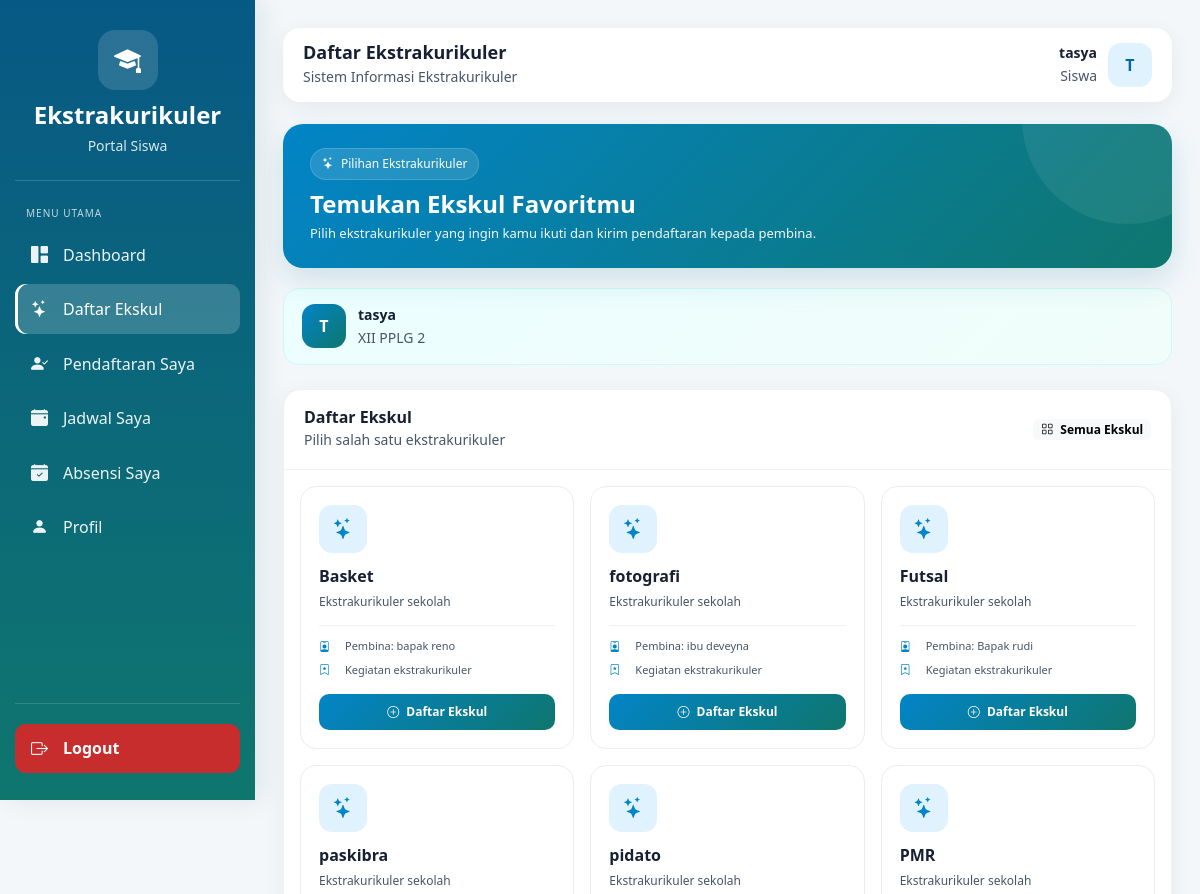
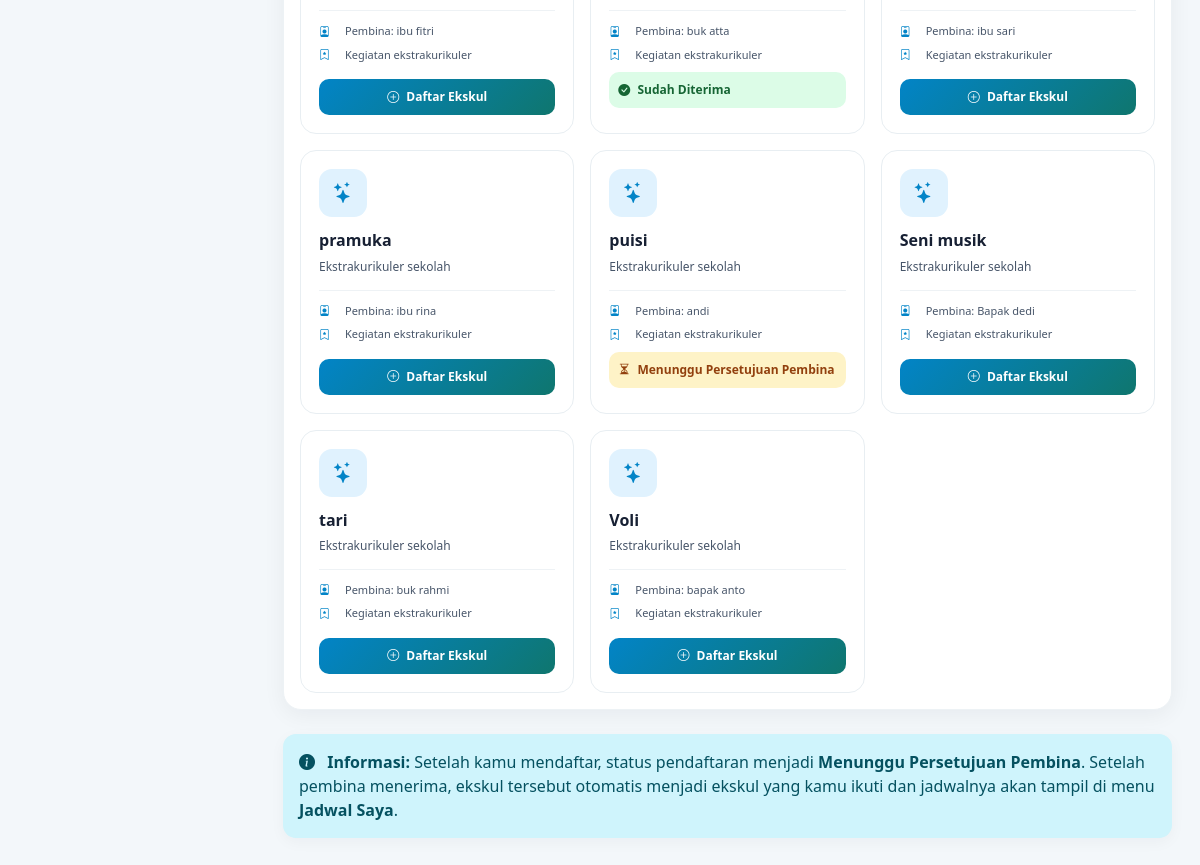
The app's page /user/dashboard_user.php?page=daftar_ekskul (signed in) with its own data (2 pictures, top to bottom).
### tables this page shows
CREATE TABLE `siswa` (
  `id` int(11) NOT NULL,
  `nama_siswa` varchar(100) NOT NULL,
  `username` varchar(50) NOT NULL,
  `password` varchar(255) NOT NULL,
  `user_id` int(11) NOT NULL,
  `nis` varchar(30) DEFAULT NULL,
  `kelas` varchar(50) DEFAULT NULL,
  `jenis_kelamin` varchar(20) DEFAULT NULL,
  `alamat` text DEFAULT NULL
);

CREATE TABLE `ekstrakurikuler` (
  `id` int(11) NOT NULL,
  `nama_ekskul` varchar(100) NOT NULL,
  `deskripsi` text DEFAULT NULL,
  `pembina` varchar(100) DEFAULT NULL,
  `jadwal` varchar(100) DEFAULT NULL,
  `lokasi` varchar(100) DEFAULT NULL,
  `created_at` timestamp NOT NULL DEFAULT current_timestamp()
);

### user/dashboard_user.php (the view, shortened to what this page needs)
<?php
require_once __DIR__ . "/../config/config.php";
$user_id   = (int) $_SESSION['id'];
$nama_user = $_SESSION['nama'] ?? "Siswa";
$siswa = null;
$querySiswa = mysqli_query($conn,
    "SELECT * FROM siswa WHERE user_id = '$user_id' LIMIT 1");
if ($querySiswa && mysqli_num_rows($querySiswa) > 0) {
    $siswa = mysqli_fetch_assoc($querySiswa);
}
$namaTampilan = ($siswa && !empty($siswa['nama_siswa'])) ? $siswa['nama_siswa'] : $nama_user;
$siswa_id     = $siswa ? (int)$siswa['id'] : 0;
$inisial      = strtoupper(substr(trim($namaTampilan), 0, 1));
$page = $_GET['page'] ?? 'dashboard';
$isDaftarEkskul    = ($page === 'daftar_ekskul');
$isPendaftaranSaya = ($page === 'pendaftaran_saya');
$isJadwalSaya      = ($page === 'jadwal_saya');
$isAbsensiSaya     = ($page === 'absensi_saya');
$isProfil          = ($page === 'profil');
$dataEkskulForm  = false;
$pendaftaranSaya = [];
if ($isDaftarEkskul) {
    $dataEkskulForm = mysqli_query($conn,
        "SELECT * FROM ekstrakurikuler ORDER BY nama_ekskul ASC");
    if ($siswa_id > 0) {
        $querySaya = mysqli_query($conn,
            "SELECT ekskul_id, status FROM pendaftaran WHERE siswa_id = '$siswa_id'");
        if ($querySaya) {
            while ($row = mysqli_fetch_assoc($querySaya)) {
                $pendaftaranSaya[(int) $row['ekskul_id']] = strtolower(trim($row['status']));
            }
        }
    }
}
?>
<!DOCTYPE html>
<html lang="id">
<head>
<link rel="preload" href="https://cdn.jsdelivr.net/npm/bootstrap@5.3.3/dist/css/bootstrap.min.css" as="style" onload="this.onload=null;this.rel='stylesheet'">
<link rel="preload" href="https://cdn.jsdelivr.net/npm/bootstrap-icons@1.11.3/font/bootstrap-icons.min.css" as="style" onload="this.onload=null;this.rel='stylesheet'">
</head>
<body>
<div class="sidebar">
    <div class="brand">
        <div class="brand-icon"><i class="bi bi-mortarboard-fill"></i></div>
        <h4>Ekstrakurikuler</h4>
        <small>Portal Siswa</small>
    </div>
    <div class="menu-title">Menu Utama</div>
    <a href="dashboard_user.php"
       class="<?= (!$isDaftarEkskul && !$isPendaftaranSaya && !$isJadwalSaya && !$isAbsensiSaya && !$isProfil) ? "active" : ""; ?>">
        <i class="bi bi-grid-1x2-fill"></i>
        <span>Dashboard</span>
    </a>
    <a href="dashboard_user.php?page=daftar_ekskul"
       class="<?= $isDaftarEkskul ? "active" : ""; ?>">
        <i class="bi bi-stars"></i>
        <span>Daftar Ekskul</span>
    </a>
    <a href="dashboard_user.php?page=pendaftaran_saya"
       class="<?= $isPendaftaranSaya ? "active" : ""; ?>">
        <i class="bi bi-person-check-fill"></i>
        <span>Pendaftaran Saya</span>
    </a>
    <a href="dashboard_user.php?page=jadwal_saya"
       class="<?= $isJadwalSaya ? "active" : ""; ?>">
        <i class="bi bi-calendar-event-fill"></i>
        <span>Jadwal Saya</span>
    </a>
    <a href="dashboard_user.php?page=absensi_saya"
       class="<?= $isAbsensiSaya ? "active" : ""; ?>">
        <i class="bi bi-calendar-check-fill"></i>
        <span>Absensi Saya</span>
    </a>
    <a href="dashboard_user.php?page=profil"
       class="<?= $isProfil ? "active" : ""; ?>">
        <i class="bi bi-person-fill"></i>
        <span>Profil</span>
    </a>
    <div class="logout">
        <a href="../logout.php">
            <i class="bi bi-box-arrow-right"></i>
            <span>Logout</span>
        </a>
    </div>
</div>
<div class="content">
    <div class="topbar">
        <div class="topbar-title">
            <h5>
                <?php
                if ($isDaftarEkskul)         echo "Daftar Ekstrakurikuler";
                elseif ($isPendaftaranSaya)  echo "Pendaftaran Saya";
                elseif ($isJadwalSaya)       echo "Jadwal Saya";
                elseif ($isAbsensiSaya)      echo "Absensi Saya";
                elseif ($isProfil)           echo "Profil Saya";
                else                          echo "Dashboard Siswa";
                ?>
            </h5>
            <small>Sistem Informasi Ekstrakurikuler</small>
        </div>
        <div class="user-area">
            <div class="user-text">
                <strong><?= htmlspecialchars($namaTampilan); ?></strong>
                <small>Siswa</small>
            </div>
            <div class="avatar"><?= htmlspecialchars($inisial); ?></div>
        </div>
    </div>
<?php if ($isDaftarEkskul): ?>
    <div class="page-header">
        <div class="page-header-content">
            <div class="page-badge">
                <i class="bi bi-stars"></i>
                Pilihan Ekstrakurikuler
            </div>
            <h2>Temukan Ekskul Favoritmu</h2>
            <p>Pilih ekstrakurikuler yang ingin kamu ikuti dan kirim pendaftaran kepada pembina.</p>
        </div>
    </div>
    <div class="profile-mini mb-4">
        <div class="profile-mini-head">
            <div class="profile-mini-avatar"><?= htmlspecialchars($inisial); ?></div>
            <div>
                <strong><?= htmlspecialchars($namaTampilan); ?></strong>
                <small><?= $siswa ? htmlspecialchars($siswa['kelas'] ?? 'Siswa') : 'Data siswa belum terhubung'; ?></small>
            </div>
        </div>
    </div>
    <div class="section-card">
        <div class="section-header">
            <div>
                <h5>Daftar Ekskul</h5>
                <small>Pilih salah satu ekstrakurikuler</small>
            </div>
            <span class="badge text-bg-light">
                <i class="bi bi-grid me-1"></i>
                Semua Ekskul
            </span>
        </div>
        <div class="p-3">
            <div class="row g-3">
                <?php if ($dataEkskulForm && mysqli_num_rows($dataEkskulForm) > 0): ?>
                    <?php while ($e = mysqli_fetch_assoc($dataEkskulForm)): ?>
                        <?php
                        $idEkskul      = (int) $e['id'];
                        $namaEkskul    = $e['nama_ekskul'] ?? 'Ekstrakurikuler';
                        $statusSaatIni = $pendaftaranSaya[$idEkskul] ?? null;
                        ?>
                        <div class="col-xl-4 col-md-6">
                            <div class="ekskul-card">
                                <div class="ekskul-icon"><i class="bi bi-stars"></i></div>
                                <h5><?= htmlspecialchars($namaEkskul); ?></h5>
                                <p>Ekstrakurikuler sekolah</p>
                                <div class="ekskul-info">
                                    <div class="info-row">
                                        <i class="bi bi-person-badge"></i>
                                        <span>Pembina: <?= htmlspecialchars($e['pembina'] ?? '-'); ?></span>
                                    </div>
                                    <div class="info-row">
                                        <i class="bi bi-bookmark-star"></i>
                                        <span>Kegiatan ekstrakurikuler</span>
                                    </div>
                                </div>
                                <?php if ($statusSaatIni === null): ?>
                                    <form method="POST" action="?page=daftar_ekskul"
                                          onsubmit="return confirm('Apakah kamu yakin ingin mendaftar ekskul ini?');">
                                        <button type="submit" name="daftar_ekskul" class="btn btn-daftar">
                                            <i class="bi bi-plus-circle me-1"></i> Daftar Ekskul
                                        </button>
                                    </form>
                                <?php elseif ($statusSaatIni === "menunggu"): ?>
                                    <div class="btn-status status-menunggu">
                                        <i class="bi bi-hourglass-split me-1"></i>
                                        Menunggu Persetujuan Pembina
                                    </div>
                                <?php elseif ($statusSaatIni === "diterima"): ?>
                                    <div class="btn-status status-diterima">
                                        <i class="bi bi-check-circle-fill me-1"></i>
                                        Sudah Diterima
                                    </div>
                                <?php else: ?>
                                    <div class="btn-status status-menunggu">
                                        Status: <?= htmlspecialchars(ucfirst($statusSaatIni)); ?>
                                    </div>
                                <?php endif; ?>
                            </div>
                        </div>
                    <?php endwhile; ?>
                <?php endif; ?>
            </div>
        </div>
    </div>
    <div class="alert alert-info alert-box mt-4">
        <i class="bi bi-info-circle-fill me-2"></i>
        <strong>Informasi:</strong>
        Setelah kamu mendaftar, status pendaftaran menjadi
        <strong>Menunggu Persetujuan Pembina</strong>.
        Setelah pembina menerima, ekskul tersebut otomatis menjadi ekskul yang kamu ikuti
        dan jadwalnya akan tampil di menu <strong>Jadwal Saya</strong>.
    </div>
<?php endif; ?>
</div>
</body>
</html>

### records on screen
siswa: nama_siswa "tasya", nama_siswa "T", kelas "XII PPLG 2"
ekstrakurikuler: nama_ekskul "Basket", pembina "bapak reno"
ekstrakurikuler: nama_ekskul "fotografi", pembina "ibu deveyna"
ekstrakurikuler: nama_ekskul "Futsal", pembina "Bapak rudi"
ekstrakurikuler: nama_ekskul "paskibra", pembina "ibu fitri"
ekstrakurikuler: nama_ekskul "pidato", pembina "buk atta", shows "Sudah Diterima"
ekstrakurikuler: nama_ekskul "PMR", pembina "ibu sari"
ekstrakurikuler: nama_ekskul "pramuka", pembina "ibu rina"
ekstrakurikuler: nama_ekskul "puisi", pembina "andi", shows "Menunggu Persetujuan Pembina"
ekstrakurikuler: nama_ekskul "Seni musik", pembina "Bapak dedi"
ekstrakurikuler: nama_ekskul "tari", pembina "buk rahmi"
ekstrakurikuler: nama_ekskul "Voli", pembina "bapak anto"
